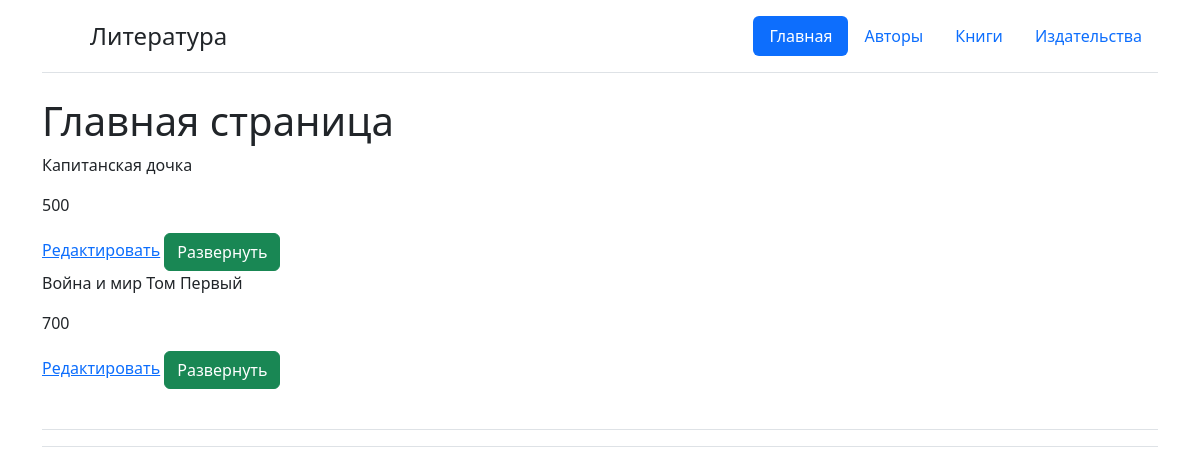
The page / on the database its author committed.
### main/models.py (models this page shows, shortened)
class Books (models.Model):
    name = models.CharField("Название книги",max_length=50)
    num_page = models.IntegerField("Количество страниц")
    seria = models.CharField("Серия книги",max_length=50,null=True)
    id_a = models.ForeignKey(Authors,on_delete=models.CASCADE)
    id_ph = models.ForeignKey(Pub_house,on_delete=models.CASCADE)
    class Meta:
        verbose_name = "Книга"
        verbose_name_plural = "Книги"

### main/views.py (the view)
# urls.py: path('', views.index, name='home'),
def index(request):
    books = Books.objects.all()
    context = {
        'books': books,
        'title':'Главная'
    }
    return render(request, 'main/index.html',context)

### main/models.py (called while the page is built)
    def __str__(self):
        return format(self.surname)

    def __str__(self):
        return format(self.name)

### main/templates/main/index.html (shortened to what this page needs)
{% extends 'main/base.html'%}
{% block title_1 %}
Литература
{% endblock %}
{% block content %}
    <h1>Главная страница</h1>
    {% for el in books %}
        <div>
            <p>{{el.name}}</p>
            <p>{{el.num_page}}</p>
            <a href="update/{{ el.id }}">Редактировать</a>
            <button type="button" class="btn btn-success" onclick="f('{{el.name}}','{{el.seria}}','{{el.num_page}}','{{el.id_a}}','{{el.id_ph}}')">Развернуть</button>{% endfor%}
            <div>
                <table class="table" BORDER=0>
                <thead>
                    <tr>
                        <th id="name"></th>
                        <th id ="num_page"></th>
                        <th id = "seria"></th>
                        <th id = "id_a"></th>
                        <th id = "id_ph"></th>
                    </tr>
                </thead>
            <tbody>
                    <tr><td id="tab1"></td><td id="tab2"></td><td id="tab3"></td><td id ="tab4"></td><td id ="tab5"></td></tr><br>
            </tbody>
        </table>
            </div>
        </div>
{% endblock %}

### rows shown on the page
Books: name "Капитанская дочка", num_page "500"
Books: name "Война и мир Том Первый", num_page "700"
